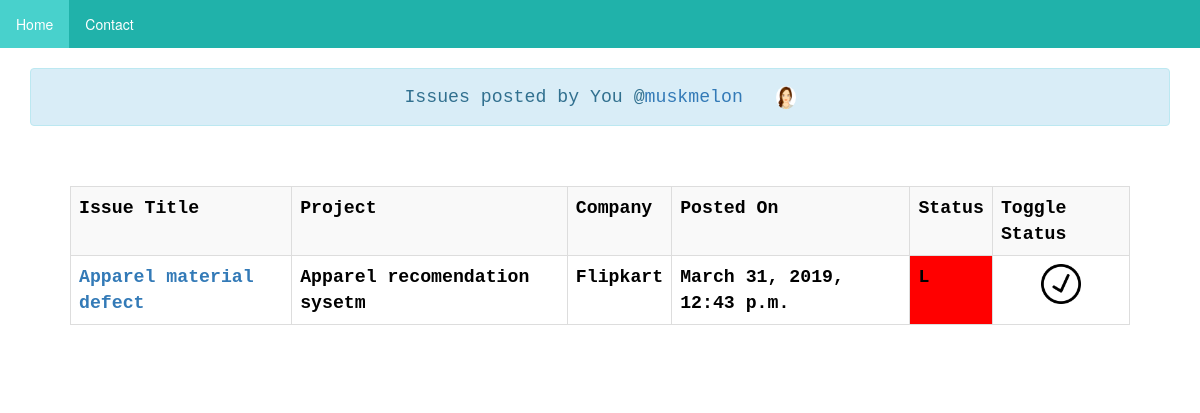
The page /mysite/myIssues/2/ on the database as committed earlier.
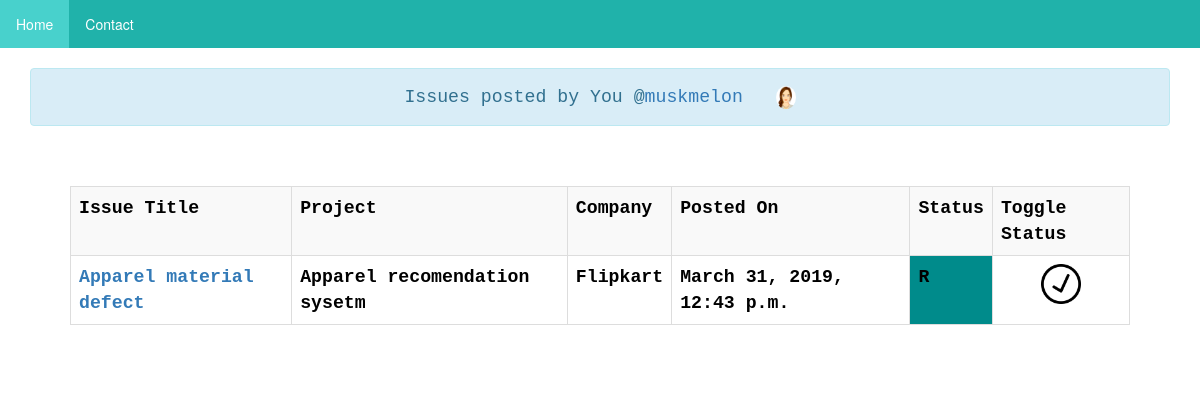
The same page on the database as committed later.
### mysite/models.py (models this page shows, shortened)
class bug(models.Model):
    project = models.ForeignKey(project, on_delete=models.CASCADE)
    bug_id = models.AutoField(primary_key=True)
    bug_title = models.CharField(max_length=200)
    bugDescription = models.CharField(max_length=1000)
    BUG_STATUS = (
        ('L' , 'LIVE'),
        ('A' , 'ARCHIVED'),
        ('R' , 'RESOLVED'),
    )
    bug_status = models.CharField(max_length=1,choices=BUG_STATUS)
    bugAssociation = models.ForeignKey(developer,on_delete=models.CASCADE)
    postedOn = models.DateTimeField(default=datetime.datetime.now)

class project(models.Model):
    def validateDate(date):
        if datetime.date.today() < date:
            raise ValidationError("Date is in the future")
    project_name = models.CharField(max_length=200)
    projectDescription = models.TextField()
    project_id = models.AutoField(primary_key=True)
    start_date = models.DateField(default=datetime.date.today,validators=[validateDate])
    company = models.ForeignKey(company, on_delete=models.CASCADE, default=None)

class company(models.Model):
    companyName = models.CharField(max_length=50)
    companyId = models.AutoField(primary_key=True)
    companyLogo = models.ImageField(upload_to='company_logo', blank=True)

### mysite/views.py (the view)
# urls.py: path('myIssues/<int:devId>/',views.myIssues,name='myIssue'),
def myIssues(request,devId):
    issuesVar = bug.objects.filter(bugAssociation__auth_id=devId)
    developerVar = developer.objects.get(auth_id=devId)
    return render(request, 'mysite/myissues.html',{'issues':issuesVar,'developer':developerVar})

### mysite/templates/mysite/myissues.html
{%extends 'base.html'%}
{%block body%}
  <div class="container" style="padding-top:20px">
    <div class="alert alert-info" role="alert">
      Issues posted by You  @<a href="{%url 'mysite:showProfile' developer.auth_id %}">{{developer.username}}</a> &nbsp <img class="rounded-circle account-img" src="{{developer.image.url}}" width=20px>
    </div>
      		<div class='margins' style="padding:40px">
      			<table class='table table-striped table-bordered'>
      				<tr>
      					<th>Issue Title</th>
      					<th>Project</th>
      					<th>Company</th>
      					<th>Posted On</th>
                <th>Status</th>
                <th>Toggle Status</th>
      				</tr>
              {%load static%}
      				{% for issue in issues %}
      					<tr>
      						<th> <a href="{% url 'mysite:issueDisplay' issue.project.project_id issue.bug_id %}"> {{ issue.bug_title }} </a> </th>
      						<th> {{issue.project.project_name}} </th>
      						<th> {{issue.project.company.companyName}} </th>
      						<th> {{ issue.postedOn }} </th>
                  <th {% if issue.bug_status == 'L' %}
                        style="background-color:red"
                        {%endif%}
                        {% if issue.bug_status == 'R' %}
                              style="background-color:#008B8B"
                              {%endif%}>{{issue.bug_status}}</th>
                  <th style="text-align:center"><a href="{%url 'mysite:resolveIssue' issue.bug_id%}"><img src="{%static 'mysite/check-mark.png'%}"width=40px></a></th>
      					</tr>
      				{% endfor %}
      			</table>
      		</div>
  </div>
{%endblock%}

Rows that differ between the two databases and show on the page:
changed bug "Apparel material defect": bug_status "L" → "R"
